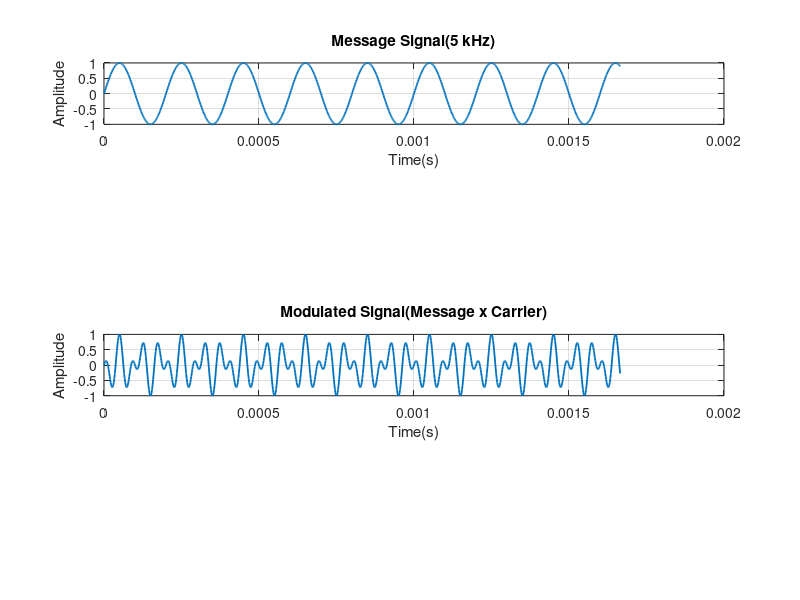

This figure's MATLAB source: (Note: this script raises an error after producing the figure.)
clear;close all;clc;

%%Parameters
Fs=600e3;
t=0:1/Fs:5e-3;
fm=5e3;
fc=20e3;

%%Message signal
m=sin(2*pi*fm*t);

%%Carrier signal
c=cos(2*pi*fc*t);

%%Modulated signal(DSB-SC)
s=m.*c;

%%------------------------PLOTTING------------------------

figure;

subplot(4,1,1);
plot(t(1:1000),m(1:1000), 'LineWidth' , 1.3 ) ;
title('Message Signal(5 kHz)');
xlabel('Time(s)'); ylabel('Amplitude');
grid on;

subplot(4,1,3);
plot(t(1:1000),s(1:1000),'LineWidth',1.3);
title('Modulated Signal(Message x Carrier)');
xlabel('Time(s)'); ylabel('Amplitude');
grid on;

%%------------------SPECTRUM--------------------

N=length(s);
S=abs(fff(s)/N);
f=(-N/2:N/2-1)*(Fs/N);

subplot(4,1,4);
plot(f,fftshift(S), 'LineWidth',1.3);
xlabel('Frequency(Hz)');
ylabel('Magnitude');
grid on;
xlim([0 40e3]); %show 0–40 kHz 


%% ----------- FIND PEAK FREQUENCY (Verification) -----------
 [~, idx] = max(fftshift(S));
 peak_freq = f(idx); 
 fprintf("\nSpectrum Peak Detected at = %.1f kHz\n", peak_freq/1000); 
